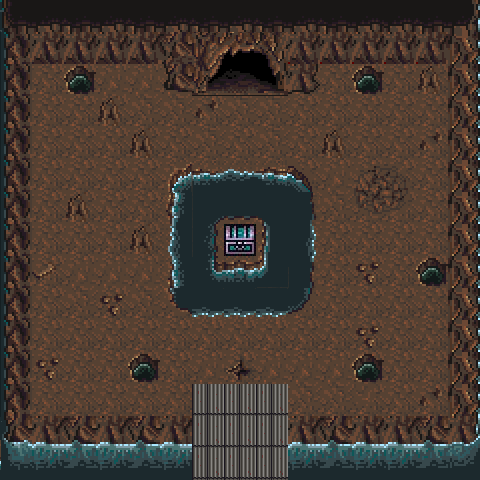

This is a level from a 2D game, rendered from its Tiled map with the project's own tilesets. A one-line summary and the map file follow, with tile-layer data summarised:
An orthogonal 15x15 tile map with 32x32 px tiles, 4 tile layers (properties, Tile Layer 1, Tile Layer 2, Tile Layer 3), 6 tilesets.

<map version="1.0" orientation="orthogonal" width="15" height="15" tilewidth="32" tileheight="32">
 <tileset firstgid="1" name="DONOTUSE" tilewidth="32" tileheight="32">
  <image source="textures/8-bit_tileset2/cave_4.png" width="512" height="1024" />
 </tileset>
 <tileset firstgid="513" name="tiles2" tilewidth="32" tileheight="32">
  <image source="textures/Hyptosis_tilesets/hyptosis_tile-art-batch-3.png" width="960" height="960" />
 </tileset>
 <tileset firstgid="1413" name="tiles3" tilewidth="32" tileheight="32">
  <image source="textures/treasure chest 2.jpg" width="32" height="32" />
 </tileset>
 <tileset firstgid="1414" name="tiles1" tilewidth="32" tileheight="32">
  <image source="textures/8-bit_tileset2/cave_4.png" width="512" height="1024" />
 </tileset>
 <tileset firstgid="1926" name="tiles1_2" tilewidth="32" tileheight="32">
  <image source="textures/8-bit_tileset2/cave_4.gif" width="512" height="1024" />
 </tileset>
 <tileset firstgid="2438" name="properties_layer" tilewidth="32" tileheight="32">
  <image source="textures/properties_layer.jpg" width="480" height="480" />
 </tileset>
 <layer name="properties" width="15" height="15">
  <data>[225 cells, 107 non-empty, 1 distinct tile ids]</data>
 </layer>
 <layer name="Tile Layer 1" width="15" height="15">
  <data>[225 cells, 225 non-empty, 9 distinct tile ids]</data>
 </layer>
 <layer name="Tile Layer 2" width="15" height="15">
  <data>[225 cells, 130 non-empty, 24 distinct tile ids]</data>
 </layer>
 <layer name="Tile Layer 3" width="15" height="15">
  <data>[225 cells, 71 non-empty, 43 distinct tile ids]</data>
 </layer>
</map>
